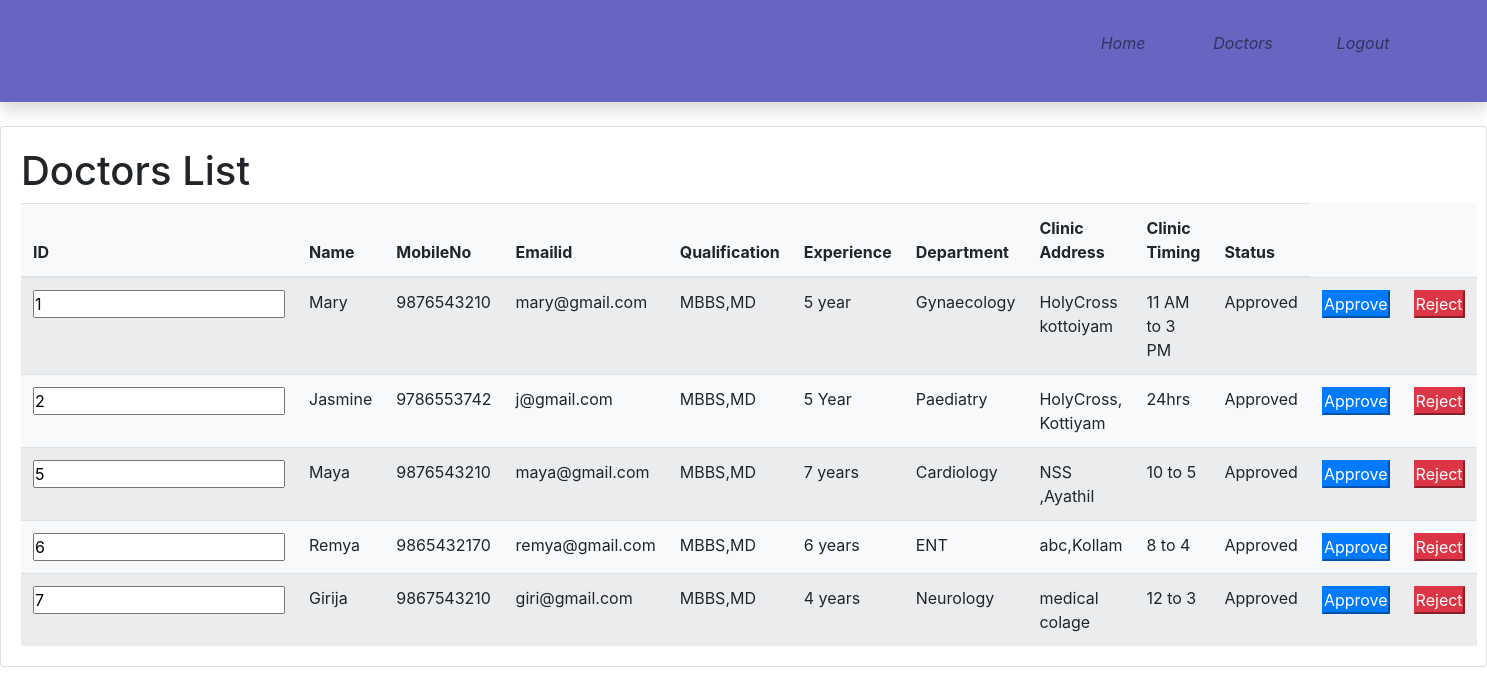
Screenshot of /doctorlist.php with the database file from the repository.
### tables this page shows
CREATE TABLE `doctor` (
  `Did` int(11) NOT NULL,
  `Name` varchar(30) NOT NULL,
  `MobileNo` bigint(20) NOT NULL,
  `Emailid` varchar(20) NOT NULL,
  `Nationalid` varchar(20) NOT NULL,
  `Qualification` varchar(20) NOT NULL,
  `Experience` varchar(50) NOT NULL,
  `Department` varchar(20) NOT NULL,
  `ClinicAddress` varchar(50) NOT NULL,
  `ClinicTiming` varchar(30) NOT NULL,
  `Username` varchar(20) NOT NULL,
  `Password` varchar(20) NOT NULL,
  `Status` varchar(20) NOT NULL
);

### doctorlist.php (the view, shortened to what this page needs)
<!doctype html>
 <html>
  <head>
	  <link rel ="stylesheet" href="css/bootstrap.min.css">
	  <link rel ="stylesheet" href="css/style.css">
  </head>
  <body>
	<div>
		<div class="container-fliud">
        <nav class="navbar navbar-expand navbar-light topbar mb-4 static-top shadow bg-gradient-primary">
          <ul class="navbar-nav ml-auto pr-5 p-hide">
            <li class="nav-item ">
              <a class="nav-link " href="index.php">
                <i class="fas fa-home"><p> Home</p></i>
              </a>
            </li>
			<li class="nav-item ">
              <a class="nav-link " href="doctorlist.php">
                <i class="fas fa-home"><p> Doctors</p></i>
              </a>
            </li>
			<li class="nav-item ">
              <a class="nav-link " href="index.php">
                <i class="fas fa-home"><p> Logout</p></i>
              </a>
            </li>
          </ul>
        </nav>
		</div>
	</div>
	<div>
	<div class="card" style="">
			<div class="card-body">
				<h1>Doctors List</h1>
	<table class="table table-striped card-text bg-light">
					<thead>
						<tr>
							<th scope="col">ID</th>
							<th scope="col">Name</th>
							<th scope="col">MobileNo</th>
							<th scope="col">Emailid</th>
							<th scope="col">Qualification</th>
							<th scope="col">Experience</th>
							<th scope="col">Department</th>
							<th scope="col">Clinic Address</th>
							<th scope="col">Clinic Timing</th>
							<th scope="col">Status</th>
						</tr>
					</thead>
					<tbody>
						<?php
							require_once 'connection.php';
							$sql="select * from doctor";
							$result=mysqli_query($conn,$sql);
							while($row=mysqli_fetch_assoc($result))
							{
						?>
						<tr>
						<form action="action.php" method="post">
							<td scope="row"><input type="text" value="<?php echo $row['Did'];?>" name="id" readonly></td>
							<td scope="row"><?php echo $row['Name'];?></td>
							<td scope="row"><?php echo $row['MobileNo'];?></td>
							<td scope="row"><?php echo $row['Emailid'];?></td>
							<td scope="row"><?php echo $row['Qualification'];?></td>
							<td scope="row"><?php echo $row['Experience'];?></td>
							<td scope="row"><?php echo $row['Department'];?></td>
							<td scope="row"><?php echo $row['ClinicAddress'];?></td>
							<td scope="row"><?php echo $row['ClinicTiming'];?></td>
							<td scope="row"><?php echo $row['Status'];?></td>
							<td><input type="submit" value="Approve" class="btn-primary" name="approvedoc"></td>
							<td><input type="submit" value="Reject" class="btn-danger" name="rejectdoc"></td>
						</form>
						</tr>
						<?php
							}
						?>
					</tbody>
				</table>
	</div>
	</div>
	</div>
  </body>
</html>

### css/style.css (style rules this page uses)
* { margin:0px; padding:0px; }
.navbar { text-align:center; background-color:rgba(0, 0, 153,0.6); }
.navbar ul { float:right; display:inline-flex; list-style-type:none; }
.navbar ul li { width:120px; padding:15px; }
.navbar ul li a { text-decoration:none; color:white; }

### rows the page displays
doctor: id "1", Name "Mary", MobileNo "9876543210", Emailid "mary@gmail.com", Qualification "MBBS,MD", Experience "5 year", Department "Gynaecology", ClinicAddress "HolyCross kottoiyam", ClinicTiming "11 AM to 3 PM", Status "Approved"
doctor: id "2", Name "Jasmine", MobileNo "9786553742", Emailid "j@gmail.com", Qualification "MBBS,MD", Experience "5 Year", Department "Paediatry", ClinicAddress "HolyCross, Kottiyam", ClinicTiming "24hrs", Status "Approved"
doctor: id "5", Name "Maya", MobileNo "9876543210", Emailid "maya@gmail.com", Qualification "MBBS,MD", Experience "7 years", Department "Cardiology", ClinicAddress "NSS ,Ayathil", ClinicTiming "10 to 5", Status "Approved"
doctor: id "6", Name "Remya", MobileNo "9865432170", Emailid "remya@gmail.com", Qualification "MBBS,MD", Experience "6 years", Department "ENT", ClinicAddress "abc,Kollam", ClinicTiming "8 to 4", Status "Approved"
doctor: id "7", Name "Girija", MobileNo "9867543210", Emailid "giri@gmail.com", Qualification "MBBS,MD", Experience "4 years", Department "Neurology", ClinicAddress "medical colage", ClinicTiming "12 to 3", Status "Approved"
